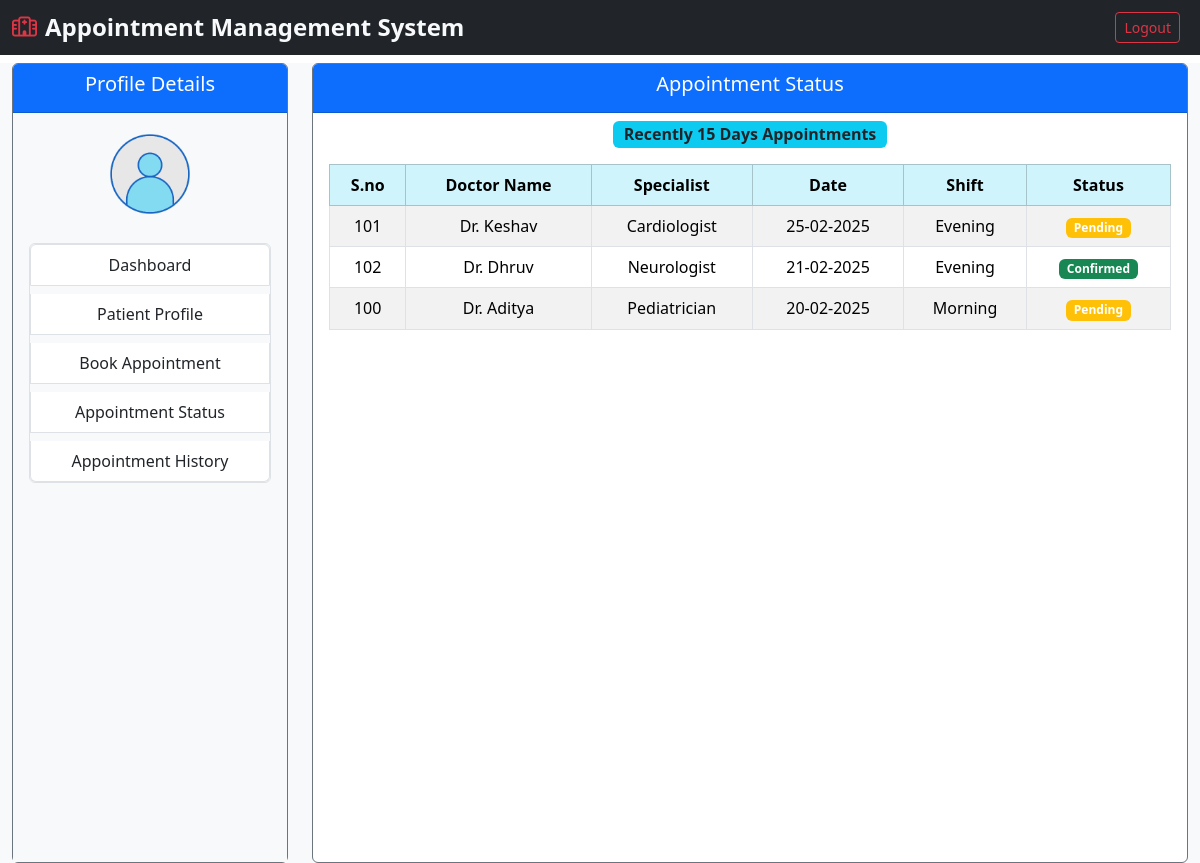
Screenshot of /patient/index.php?page=app_status.php (signed in) with the database file from the repository.
### tables this page shows
CREATE TABLE `appointment` (
  `a_id` int(200) NOT NULL,
  `p_id` int(200) NOT NULL,
  `d_id` int(200) NOT NULL,
  `date` date NOT NULL,
  `shift` enum('Morning','Evening') NOT NULL,
  `status` enum('Confirmed','Pending','Cancelled') NOT NULL DEFAULT 'Pending',
  `create_at` timestamp NOT NULL DEFAULT current_timestamp(),
  `rescheduled` tinyint(1) DEFAULT 0
);

CREATE TABLE `doctors` (
  `d_id` int(200) NOT NULL,
  `name` varchar(100) NOT NULL,
  `specialize` varchar(100) NOT NULL,
  `m_start` time NOT NULL,
  `m_end` time NOT NULL,
  `e_start` time NOT NULL,
  `e_end` time NOT NULL,
  `fees` int(200) NOT NULL,
  `created_at` datetime NOT NULL,
  `updated_at` datetime NOT NULL,
  `status` enum('Active','Inactive') NOT NULL DEFAULT 'Active'
);

### patient/app_status.php (the view, shortened to what this page needs)
<?php
$pid = $_SESSION['p_id'] ?? $_GET['p_id'] ?? null;
$p_id = intval($pid);
$recentDate = date('Y-m-d', strtotime('-15 days'));
$sql = "SELECT a.a_id, p.name AS patient_name, d.name AS name, d.specialize, a.date, a.shift, a.status
    FROM appointment a
    JOIN doctors d ON a.d_id = d.d_id
    JOIN patient p ON a.p_id = p.p_id
     WHERE a.date >= ? and a.p_id=? -- Only fetch records from last 15 days
     ORDER BY a.date DESC";
$stmt = $conn->prepare($sql);
$stmt->bind_param('si', $recentDate,$p_id);
$stmt->execute();
$result = $stmt->get_result();
?>
<div class="card-header bg-primary text-white text-center">
    <h5>Appointment Status</h5>
</div>
<div class="text-center mt-2">
    <span class="badge bg-info text-dark fs-6">Recently 15 Days Appointments</span>
</div>
<div class="card-body">
    <div class="table-responsive">
        <table class="table table-striped table-bordered text-center">
            <thead class="table-info">
                <tr>
                    <th>S.no</th>
                    <th>Doctor Name</th>
                    <th>Specialist</th>
                    <th>Date</th>
                    <th>Shift</th>
                    <th>Status</th>
                </tr>
            </thead>
            <tbody>
                <?php
                if ($result->num_rows > 0) {
                    while ($row = $result->fetch_assoc()) {
                        $statusClass = [
                            "Pending" => "bg-warning",
                            "Confirmed" => "bg-success",
                            "Cancelled" => "bg-danger"
                        ];
                        $statusColor = $statusClass[$row['status']] ?? "bg-secondary";
                        echo "<tr>
                            <td>{$row['a_id']}</td>
                            <td>Dr. " . ucwords($row['name']) . "</td>
                            <td>{$row['specialize']}</td>
                            <td>" . date('d-m-Y', strtotime($row['date'])) . "</td>
                            <td>{$row['shift']}</td>
                            <td><span class='badge $statusColor'>" . htmlspecialchars($row['status']) . "</span></td>
                        </tr>";
                    }
                } else {
                    echo "<tr><td colspan='8' class='text-danger'>No recent appointments found</td></tr>";
                }
                ?>
            </tbody>
        </table>
    </div>
</div>

### rows the page displays
appointment: a_id "101", d.name "Keshav", d.specialize "Cardiologist", date "25-02-2025", shift "Evening", status "Pending"
appointment: a_id "102", d.name "Dhruv", d.specialize "Neurologist", date "21-02-2025", shift "Evening", status "Confirmed"
appointment: a_id "100", d.name "Aditya", d.specialize "Pediatrician", date "20-02-2025", shift "Morning", status "Pending"
